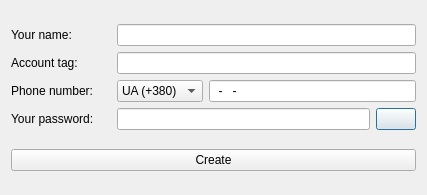
<?xml version="1.0" encoding="UTF-8"?>
<ui version="4.0">
 <class>DialogUsername</class>
 <widget class="QDialog" name="DialogUsername">
  <property name="windowModality">
   <enum>Qt::ApplicationModal</enum>
  </property>
  <property name="geometry">
   <rect>
    <x>0</x>
    <y>0</y>
    <width>427</width>
    <height>195</height>
   </rect>
  </property>
  <property name="windowTitle">
   <string>Create your account</string>
  </property>
  <property name="autoFillBackground">
   <bool>false</bool>
  </property>
  <property name="modal">
   <bool>true</bool>
  </property>
  <layout class="QVBoxLayout" name="verticalLayout_2">
   <item>
    <layout class="QVBoxLayout" name="mainLayout">
     <property name="sizeConstraint">
      <enum>QLayout::SetMaximumSize</enum>
     </property>
     <item>
      <layout class="QHBoxLayout" name="layoutName">
       <item>
        <widget class="QLabel" name="labelName">
         <property name="minimumSize">
          <size>
           <width>100</width>
           <height>0</height>
          </size>
         </property>
         <property name="text">
          <string>Your name:</string>
         </property>
        </widget>
       </item>
       <item>
        <widget class="QLineEdit" name="lineName">
         <property name="maxLength">
          <number>16</number>
         </property>
        </widget>
       </item>
      </layout>
     </item>
     <item>
      <layout class="QHBoxLayout" name="layoutTag">
       <item>
        <widget class="QLabel" name="labelTag">
         <property name="minimumSize">
          <size>
           <width>100</width>
           <height>0</height>
          </size>
         </property>
         <property name="text">
          <string>Account tag:</string>
         </property>
        </widget>
       </item>
       <item>
        <widget class="QLineEdit" name="nameTag">
         <property name="inputMethodHints">
          <set>Qt::ImhNone</set>
         </property>
         <property name="maxLength">
          <number>32</number>
         </property>
        </widget>
       </item>
      </layout>
     </item>
     <item>
      <layout class="QHBoxLayout" name="layoutPhone">
       <item>
        <widget class="QLabel" name="labelPhone">
         <property name="minimumSize">
          <size>
           <width>100</width>
           <height>0</height>
          </size>
         </property>
         <property name="text">
          <string>Phone number:</string>
         </property>
        </widget>
       </item>
       <item>
        <widget class="QComboBox" name="phonenumCountry">
         <property name="minimumSize">
          <size>
           <width>80</width>
           <height>0</height>
          </size>
         </property>
         <property name="maximumSize">
          <size>
           <width>16777215</width>
           <height>16777215</height>
          </size>
         </property>
         <item>
          <property name="text">
           <string>UA (+380)</string>
          </property>
         </item>
        </widget>
       </item>
       <item>
        <widget class="QLineEdit" name="lineEditPhone">
         <property name="inputMask">
          <string>00-000-0000</string>
         </property>
        </widget>
       </item>
      </layout>
     </item>
     <item>
      <layout class="QHBoxLayout" name="layoutPass">
       <item>
        <widget class="QLabel" name="labelPassword">
         <property name="minimumSize">
          <size>
           <width>100</width>
           <height>0</height>
          </size>
         </property>
         <property name="text">
          <string>Your password:</string>
         </property>
        </widget>
       </item>
       <item>
        <widget class="QLineEdit" name="linePassword">
         <property name="maxLength">
          <number>64</number>
         </property>
         <property name="echoMode">
          <enum>QLineEdit::Password</enum>
         </property>
         <property name="placeholderText">
          <string/>
         </property>
        </widget>
       </item>
       <item>
        <widget class="QPushButton" name="buttonSeePass">
         <property name="text">
          <string/>
         </property>
         <property name="icon">
          <iconset resource="../../images.qrc">
           <normaloff>:/start/ui/images/blind.ico</normaloff>:/start/ui/images/blind.ico</iconset>
         </property>
         <property name="iconSize">
          <size>
           <width>32</width>
           <height>16</height>
          </size>
         </property>
        </widget>
       </item>
      </layout>
     </item>
    </layout>
   </item>
   <item>
    <widget class="QPushButton" name="pushButton">
     <property name="text">
      <string>Create</string>
     </property>
    </widget>
   </item>
  </layout>
 </widget>
 <resources>
  <include location="../../images.qrc"/>
 </resources>
 <connections/>
</ui>
